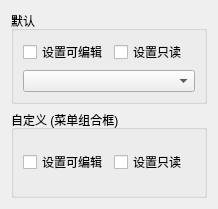
<?xml version="1.0" encoding="UTF-8"?>
<ui version="4.0">
 <class>ComboBoxDialog</class>
 <widget class="QDialog" name="ComboBoxDialog">
  <property name="geometry">
   <rect>
    <x>0</x>
    <y>0</y>
    <width>218</width>
    <height>209</height>
   </rect>
  </property>
  <property name="windowTitle">
   <string>Dialog</string>
  </property>
  <layout class="QVBoxLayout" name="verticalLayout_3">
   <item>
    <widget class="QGroupBox" name="groupBox_2">
     <property name="title">
      <string>默认</string>
     </property>
     <layout class="QVBoxLayout" name="verticalLayout_2">
      <item>
       <layout class="QGridLayout" name="gridLayout_2">
        <item row="0" column="0">
         <widget class="QCheckBox" name="checkBox_set_editable_0">
          <property name="text">
           <string>设置可编辑</string>
          </property>
         </widget>
        </item>
        <item row="0" column="1">
         <widget class="QCheckBox" name="checkBox_set_readonly_0">
          <property name="text">
           <string>设置只读</string>
          </property>
         </widget>
        </item>
       </layout>
      </item>
      <item>
       <widget class="QComboBox" name="comboBox">
        <property name="frame">
         <bool>true</bool>
        </property>
        <property name="modelColumn">
         <number>0</number>
        </property>
       </widget>
      </item>
     </layout>
    </widget>
   </item>
   <item>
    <widget class="QGroupBox" name="groupBox">
     <property name="title">
      <string>自定义 (菜单组合框)</string>
     </property>
     <layout class="QVBoxLayout" name="verticalLayout">
      <item>
       <layout class="QGridLayout" name="gridLayout">
        <item row="0" column="0">
         <widget class="QCheckBox" name="checkBox_set_editable">
          <property name="text">
           <string>设置可编辑</string>
          </property>
         </widget>
        </item>
        <item row="0" column="1">
         <widget class="QCheckBox" name="checkBox_set_readonly">
          <property name="text">
           <string>设置只读</string>
          </property>
         </widget>
        </item>
       </layout>
      </item>
     </layout>
    </widget>
   </item>
  </layout>
 </widget>
 <resources/>
 <connections/>
</ui>
